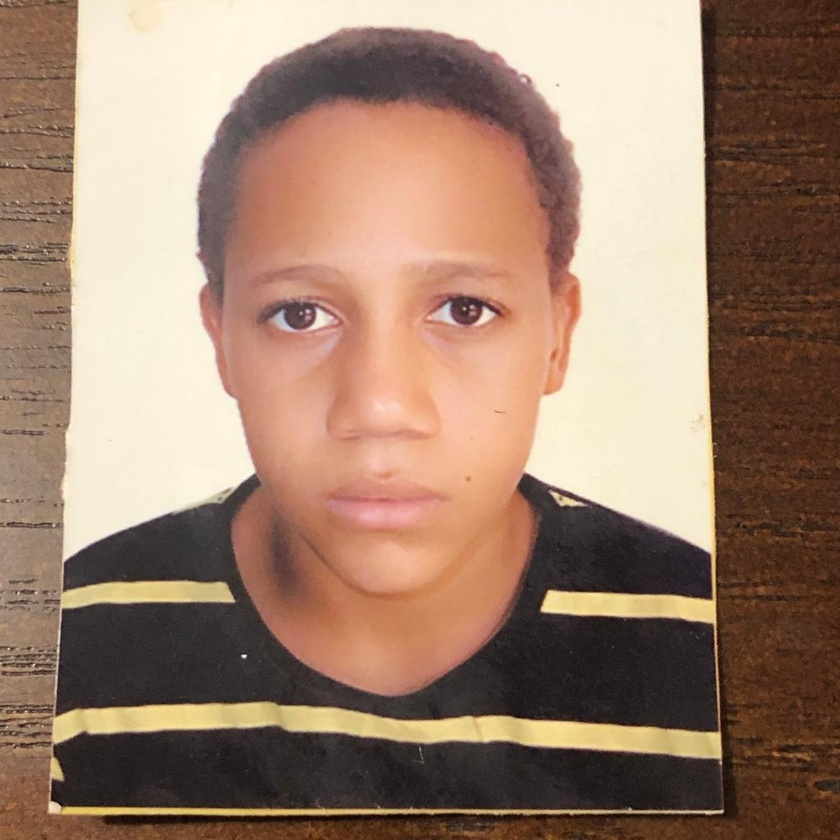
#> input picture Python/Module03/ex03/test.jpg, 840 x 840 px, shrunk from 1024 x 1024 before the run
$ python ColorFilter.py
#> lines starting #> are read from the running program, lines starting #| are printed output that depends on the picture
### Python/Module03/ex03/ImageProcessor.py
import matplotlib.pyplot as plt
import matplotlib.image as img
import numpy as np

class ImageProcessor:

    def __init__(self) -> None:
        pass

    def load(self, path : str) -> np:
#> called with path = 'test.jpg'
        img_ = img.imread(path)
#> img_ is the input picture: shape (840, 840, 3); mean R, G, B 157.7, 128.9, 109.5
        print(f"Loading image of dimension {img_.shape[0]} x {img_.shape[1]}")
#| Loading image of dimension 840 x 840
        return np.array(img_)

    def display(self, array : np ) -> None:
        plt.imshow(array)
        plt.show()

### Python/Module03/ex03/ColorFilter.py
import numpy as np
import matplotlib.pyplot as plt
from ImageProcessor import ImageProcessor
from typing import Literal

Filter = Literal['mean', 'weighted', 'm', 'w']

class ColorFilter:

    def __init__(self) -> None:
        pass

    def invert(self, array : np) -> np:
        invert_im = (255-array)
        return invert_im

    def to_blue(self, array : np) -> np:
        im_blue = np.zeros(array.shape,dtype=int)
        for i in range(0,array.shape[0]):
            for j in range(0,array.shape[1]):
                im_blue[i][j][2] = int(array[i][j][2])
        return im_blue

    def to_green(self, array : np) -> np:
        im_green = array*[0,1,0]
        return im_green

    def to_red(self, array : np) -> np:
        im_red = array - self.to_blue(array)
        im_red = im_red - self.to_green(array)
        return im_red

    def to_celluloid(self, array : np) -> np:
        #todo
        pass

    def to_grayscale(self, array : np , filter : Filter )-> np:
#> called with filter = 'w'
        gray_im : list = []
        for i in range(0,array.shape[0]):
            gray_im.append([])
            for j in range(0,array.shape[1]):
                if filter == 'mean' or filter == 'm':
                    gray_im[i].append([
                        ( np.sum(array[i][j]) / 3 ) / 255
                    ])
                else:
                    gray_im[i].append([
                        np.sum(
                            array[i][j] *
                            np.array([0.299,0.587,0.114])
                        )
                    ])
#> after the loop, gray_im = 840 items
        gray_im = np.array(gray_im)
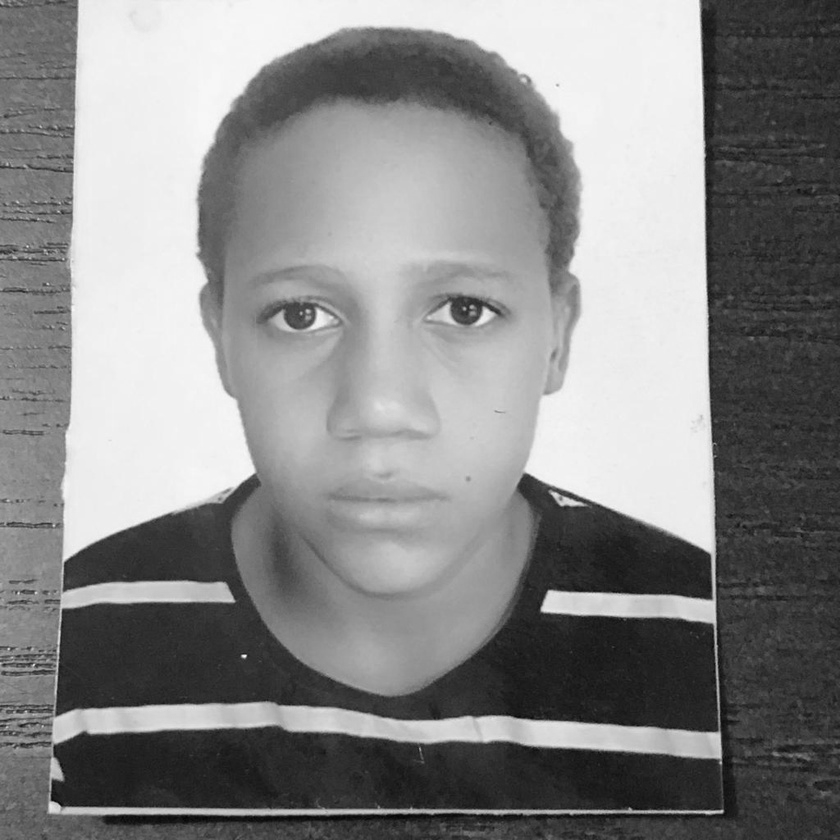
#> gray_im: shape (840, 840, 1) float64; min 4.48, max 252.8, mean 135.3
        return gray_im

test = ImageProcessor()
arr = test.load("test.jpg")
cfil = ColorFilter()
cfil.to_grayscale(arr,'w')
